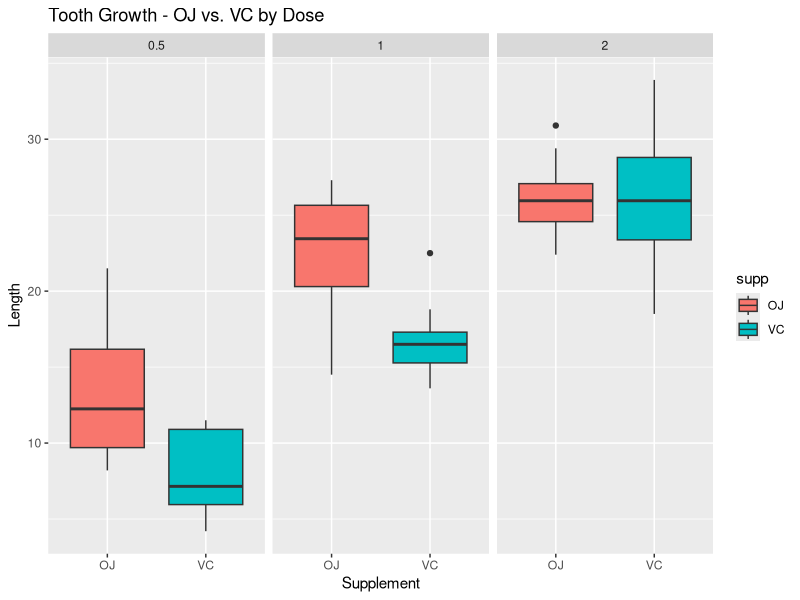

Generate this figure with R:
# ****** Part 2 *****
#   Now in the second portion of the class, we're going to analyze the ToothGrowth data in the R datasets package. 
# 1.Load the ToothGrowth data and perform some basic exploratory data analyses 
# 2.Provide a basic summary of the data.
# 3.Use confidence intervals and/or hypothesis tests to compare tooth growth by supp and dose. (Only use the techniques from class, even if there's other approaches worth considering)
# 4.State your conclusions and the assumptions needed for your conclusions. 
# 
# ***** Evaluation - Part 2 *****
# Did the student perform an exploratory data analysis of at least a single plot or table highlighting basic features of the data?
# Did the student perform some relevant confidence intervals and/or tests?
# Did the student perform some relevant confidence intervals and/or tests?
# Did the student describe the assumptions needed for their conclusions?

library(dplyr)
library(ggplot2)

data("ToothGrowth")

ggplot(aes(supp, len), data = ToothGrowth) + 
  geom_boxplot(aes(fill = supp)) + facet_grid(. ~ dose) + 
  labs(x = "Supplement", y = "Length", title = "Tooth Growth - OJ vs. VC by Dose")

d05 <- filter(ToothGrowth, dose == .5)
t05 <- t.test(len ~ supp, data = d05)

d10 <- filter(ToothGrowth, dose == 1)
t10 <- t.test(len ~ supp, data = d10)

d20 <- filter(ToothGrowth, dose == 2)
d20oj <- d20$len[d20$supp == "OJ"]; d20vc <- d20$len[d20$supp == "VC"]
t20 <- t.test(d20vc, d20oj)

oj <- filter(ToothGrowth, supp == "OJ")
oj05 <- filter(oj, dose == .5); oj10 <- filter(oj, dose == 1); oj20 <- filter(oj, dose == 2)
tOj10_05 <- t.test(oj10$len, oj05$len)
tOj20_05 <- t.test(oj20$len, oj05$len)
tOj20_10 <- t.test(oj20$len, oj10$len)

vc <- filter(ToothGrowth, supp == "VC")
vc05 <- filter(vc, dose == .5); vc10 <- filter(vc, dose == 1); vc20 <- filter(vc, dose == 2)
tVc10_05 <- t.test(vc10$len, vc05$len)
tVc20_05 <- t.test(vc20$len, vc05$len)
tVc20_10 <- t.test(vc20$len, vc10$len)

